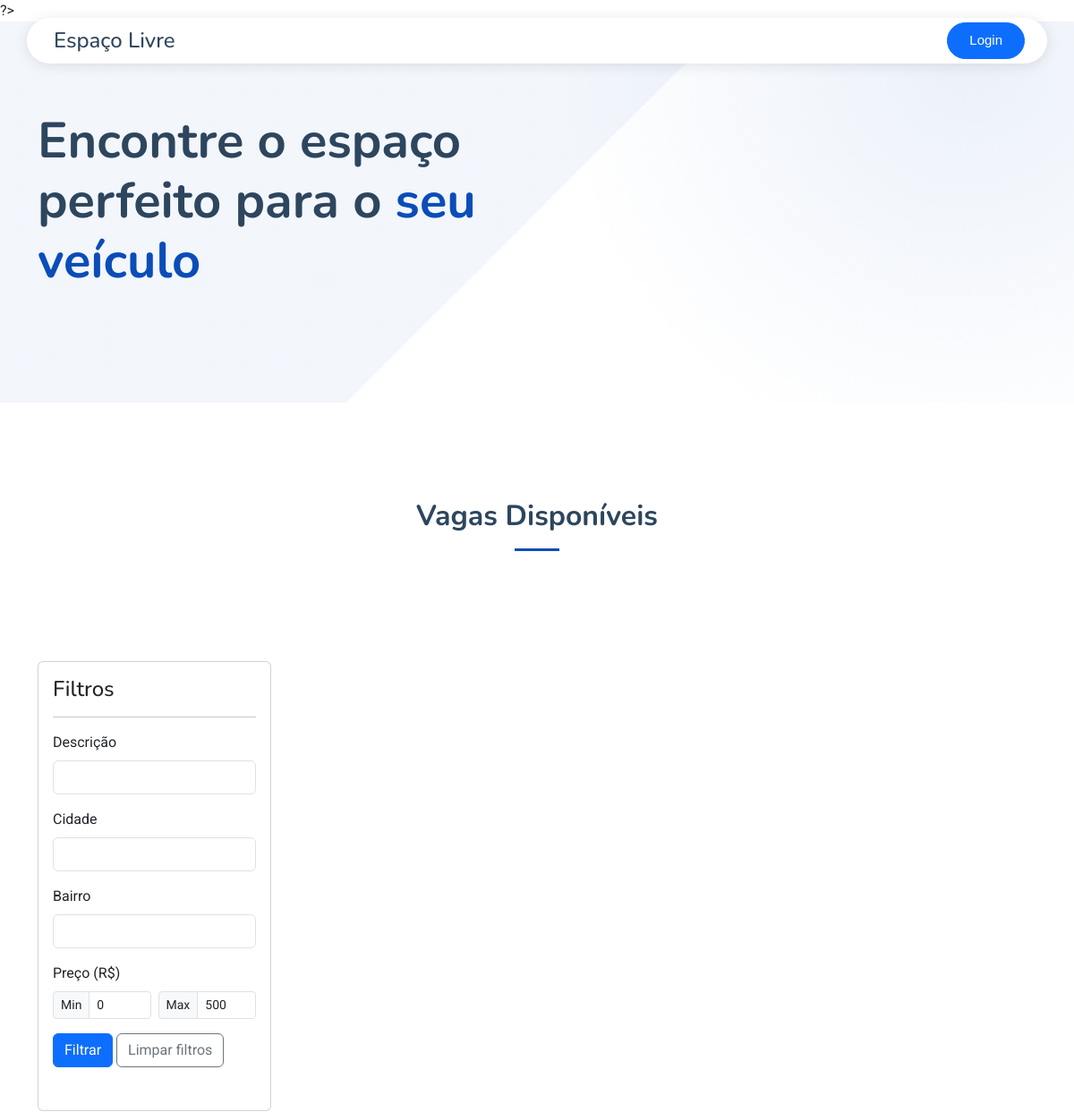
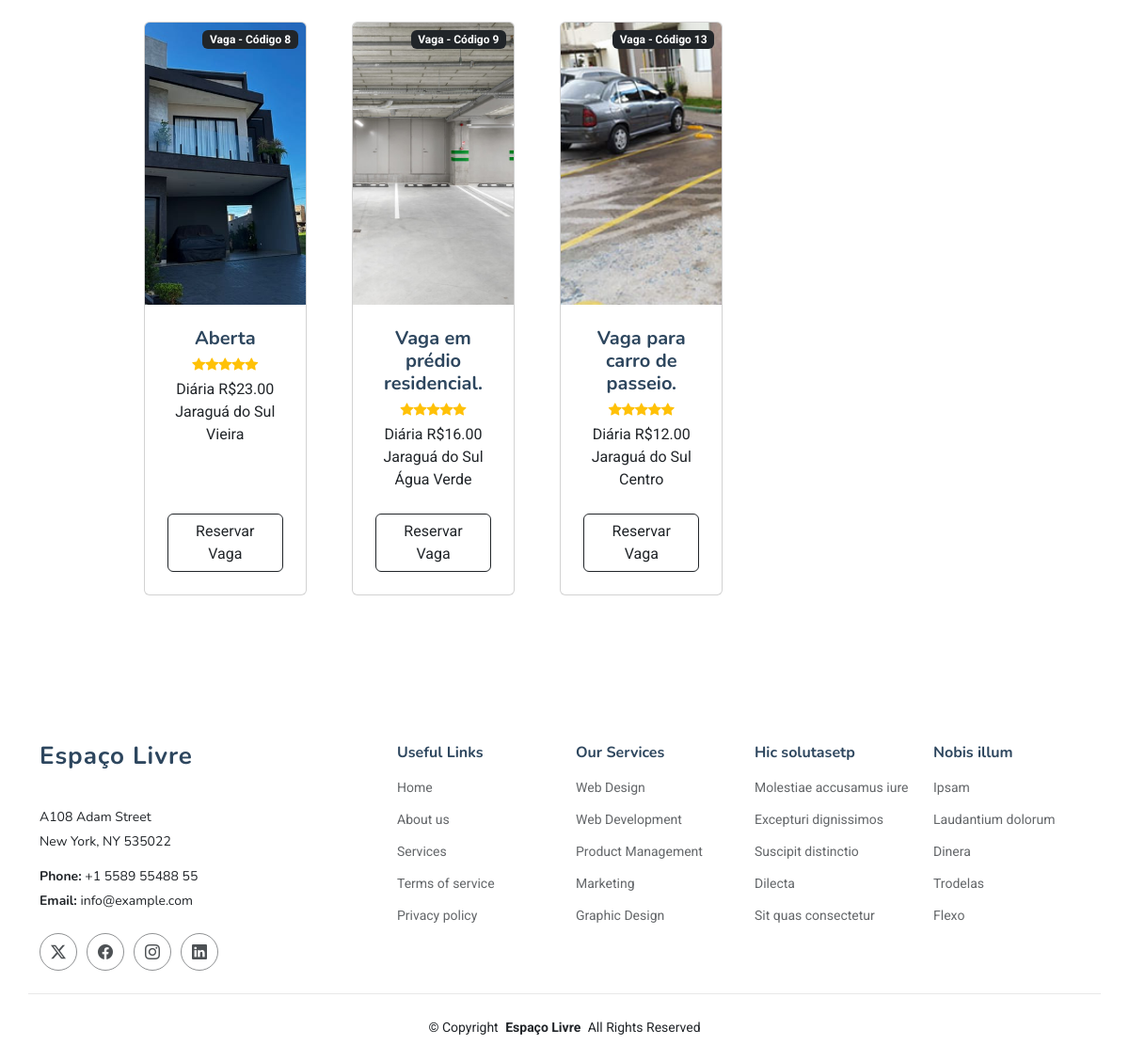
Page /teste.php on the committed database (2 pictures, top to bottom).
### tables this page shows
CREATE TABLE `vagas` (
  `id` int(20) NOT NULL,
  `descricao` text NOT NULL,
  `cep` varchar(20) NOT NULL,
  `cidade` varchar(255) NOT NULL,
  `bairro` varchar(255) NOT NULL,
  `endereco` varchar(255) NOT NULL,
  `numero` varchar(20) DEFAULT NULL,
  `complemento` varchar(255) DEFAULT NULL,
  `foto_vaga` varchar(255) NOT NULL,
  `preco` decimal(10,2) NOT NULL,
  `id_uf` int(20) NOT NULL,
  `id_usuario` int(20) NOT NULL,
  `dataCadastro` date DEFAULT curdate()
);

### teste.php (the view, shortened to what this page needs)
<?php
include_once 'conexao.php';
$filtros = filter_input_array(INPUT_GET, FILTER_UNSAFE_RAW);
$filtro_descricao = $filtros['filter']['descricao'] ?? '';
$filtro_cidade = $filtros['filter']['cidade'] ?? '';
$filtro_bairro = $filtros['filter']['bairro'] ?? '';
$filtro_preco_min_get = $filtros['filter']['preco_min'] ?? null;
$filtro_preco_max_get = $filtros['filter']['preco_max'] ?? null;
$display_preco_min = ($filtro_preco_min_get !== null && $filtro_preco_min_get !== '') ? htmlspecialchars($filtro_preco_min_get) : '0';
$display_preco_max = ($filtro_preco_max_get !== null && $filtro_preco_max_get !== '') ? htmlspecialchars($filtro_preco_max_get) : '500';
$condicoes = [];
$where = !empty($condicoes) ? 'WHERE ' . implode(' AND ', $condicoes) : '';
?>
<!DOCTYPE html>
<html lang="pt-br">
<?php
require_once 'components/head.php';
?>
<body class="index-page">
    <?php require_once 'components/header.php'; ?>
    <main class="main">
        <section id="hero" class="hero section">
            <div class="container" data-aos="fade-up" data-aos-delay="100">
                <div class="row align-items-center">
                    <div class="col-lg-6">
                        <div class="hero-content" data-aos="fade-up" data-aos-delay="200">
                            <h1 class="mb-4">
                                Encontre o espaço perfeito para o
                                <span class="accent-text">seu veículo</span>
                            </h1>
                        </div>
                    </div>
                </div>
            </div>
        </section>
        <section id="features" class="features section">
            <br><br>
            <div class="container section-title" data-aos="fade-up">
                <h2>Vagas Disponíveis</h2><br>
            </div>
            <div class="container mt-4">
                <div class="row">
                    <div class="col-md-3">
                        <div class="card mb-4">
                            <div class="card-body">
                                <h4 class="card-title">Filtros</h4>
                                <hr>
                                <form method="GET" action="">
                                    <div class="mb-3">
                                        <label for="descricao" class="form-label">Descrição</label>
                                        <input type="text" class="form-control" id="descricao" name="filter[descricao]"
                                            autocomplete="off" value="<?= $filtro_descricao ?>">
                                    </div>
                                    <div class="mb-3">
                                        <label for="cidade" class="form-label">Cidade</label>
                                        <input type="text" class="form-control" id="cidade" name="filter[cidade]"
                                            autocomplete="off" value="<?= $filtro_cidade ?? '' ?>">
                                    </div>
                                    <div class="mb-3">
                                        <label for="bairro" class="form-label">Bairro</label>
                                        <input type="text" class="form-control" id="bairro" name="filter[bairro]"
                                            autocomplete="off" value="<?= $filtro_bairro ?? '' ?>">
                                    </div>
                                    <div class="mb-3">
                                        <label class="form-label">Preço (R$)</label> <div class="price-inputs">
                                            <div class="row g-2">
                                                <div class="col-6">
                                                    <div class="input-group input-group-sm">
                                                        <span class="input-group-text">Min</span>
                                                        <input type="number" class="form-control min-price-input"
                                                               name="filter[preco_min]"
                                                               placeholder="Mínimo"
                                                               min="0"
                                                               max="10000"
                                                               value="<?= $display_preco_min ?>"
                                                               step="1">
                                                    </div>
                                                </div>
                                                <div class="col-6">
                                                    <div class="input-group input-group-sm">
                                                        <span class="input-group-text">Max</span>
                                                        <input type="number" class="form-control max-price-input"
                                                               name="filter[preco_max]"
                                                               placeholder="Máximo"
                                                               min="0"
                                                               max="10000"
                                                               value="<?= $display_preco_max ?>"
                                                               step="1">
                                                    </div>
                                                </div>
                                            </div>
                                        </div>
                                    </div>
                                    <div class="filter-actions mt-3">
                                        <button class="btn btn-primary mb-3" type="submit">Filtrar</button>
                                        <a href="buscaVagas.php" class="btn btn-outline-secondary mb-3">Limpar filtros</a>
                                    </div>
                            </div>
                        </div>
                    </div>
                </div>
                <div class="col-md-9">
                    <div class="row gx-4 gx-lg-5 row-cols-1 row-cols-md-2 row-cols-lg-3 row-cols-xl-4 justify-content-center">
                        <?php
                        $sql_pesquisa = "SELECT * FROM `vagas` " . $where;
                        $result = mysqli_query($conexao, $sql_pesquisa);
                        while ($linha = mysqli_fetch_assoc($result)) {
                        ?>
                            <div class="col mb-5">
                                <div class="card h-100">
                                    <div class="badge bg-dark text-white position-absolute"
                                        style="top: 0.5rem; right: 0.5rem">
                                        Vaga - Código <?php echo $linha['id'] ?>
                                    </div>
                                    <?php
                                    $caminhoImagem = !empty($linha['foto_vaga']) ? $linha['foto_vaga'] : 'assets/img/sem-imagem.jpg'; ?>
                                    <img class="card-img-top" src="<?= htmlspecialchars($caminhoImagem) ?>" alt="Imagem da vaga" style="height: 300px; object-fit: cover;" />
                                    <div class="card-body p-4">
                                        <div class="text-center">
                                            <h5 class="fw-bolder"><?php echo $linha['descricao'] ?></h5>
                                            <div class="d-flex justify-content-center small text-warning mb-2">
                                                <div class="bi-star-fill"></div>
                                                <div class="bi-star-fill"></div>
                                                <div class="bi-star-fill"></div>
                                                <div class="bi-star-fill"></div>
                                                <div class="bi-star-fill"></div>
                                            </div>
                                            Diária R$<?php echo $linha['preco'] ?><br>
                                            <?php echo $linha['cidade'] ?><br>
                                            <?php echo $linha['bairro'] ?><br>
                                        </div>
                                    </div>
                                    <div class="card-footer p-4 pt-0 border-top-0 bg-transparent">
                                        <div class="text-center">
                                            <a href="cadastrarReserva.php?id=<?php echo $linha['id']; ?>" class="btn btn-outline-dark mt-auto">Reservar Vaga</a>
                                        </div>
                                    </div>
                                </div>
                            </div>
                        <?php } ?>
                    </div>
                </div>
            </div>
    </main>
    <?php require_once 'components/footer.php'; ?>
</body>
</html>

### assets/css/main.css (style rules this page uses)
:root { --default-font: "Roboto", system-ui, -apple-system, "Segoe UI", Roboto, "Helvetica Neue", Arial, "Noto Sans", "Liberation Sans", sans-serif, "Apple Color Emoji", "Segoe UI Emoji", "Segoe UI Symbol", "Noto Color Emoji"; --heading-font: "Nunito", sans-serif; --nav-font: "Inter", sans-serif; }
:root { --background-color: #ffffff; --default-color: #212529; --heading-color: #2d465e; --accent-color: #0d83fd; --surface-color: #ffffff; --contrast-color: #ffffff; }
:root { --nav-color: #212529; --nav-hover-color: #0d83fd; --nav-mobile-background-color: #ffffff; --nav-dropdown-background-color: #ffffff; --nav-dropdown-color: #212529; --nav-dropdown-hover-color: #0d83fd; }
:root { scroll-behavior: smooth; }
body { color: var(--default-color); background-color: var(--background-color); font-family: var(--default-font); }
a { color: var(--accent-color); text-decoration: none; transition: 0.3s; }
h1, h2, h3, h4, h5, h6 { color: var(--heading-color); font-family: var(--heading-font); }
section, .section { color: var(--default-color); background-color: var(--background-color); padding: 60px 0; scroll-margin-top: 90px; overflow: clip; }
.section-title { text-align: center; padding-bottom: 60px; position: relative; }
.section-title h2 { font-size: 32px; font-weight: 700; margin-bottom: 20px; padding-bottom: 20px; position: relative; }
.section-title h2:after { content: ""; position: absolute; display: block; width: 50px; height: 3px; background: var(--accent-color); left: 0; right: 0; bottom: 0; margin: auto; }
.hero { position: relative; padding-top: 160px; background: linear-gradient(135deg, color-mix(in srgb, var(--accent-color), transparent 95%) 50%, color-mix(in srgb, var(--accent-color), transparent 98%) 25%, transparent 50%); }
.hero::before { content: ""; position: absolute; top: 0; left: 0; width: 100%; height: 100%; background: radial-gradient(circle at 90% 10%, color-mix(in srgb, var(--accent-color), transparent 92%), transparent 40%); pointer-events: none; }
.hero .hero-content { position: relative; z-index: 1; }
.hero .hero-content h1 { font-size: 3.5rem; font-weight: 700; line-height: 1.2; margin-bottom: 1.5rem; }
.hero .hero-content h1 .accent-text { color: var(--accent-color); }

### rows in the picture
vagas: id "8", foto_vaga (picture), descricao "Aberta", preco "23.00", cidade "Jaraguá do Sul", bairro "Vieira"
vagas: id "9", foto_vaga (picture), descricao "Vaga em prédio residencial.", preco "16.00", cidade "Jaraguá do Sul", bairro "Água Verde"
vagas: id "13", foto_vaga (picture), descricao "Vaga para carro de passeio.", preco "12.00", cidade "Jaraguá do Sul", bairro "Centro"
